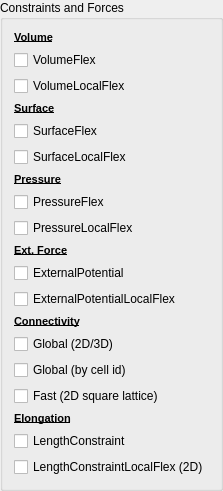
     <widget class="QGroupBox" name="groupBox_2">
      <property name="title">
       <string>Constraints and Forces</string>
      </property>
      <layout class="QVBoxLayout" name="verticalLayout_13">
       <item>
        <widget class="QLabel" name="label_40">
         <property name="text">
          <string>&lt;!DOCTYPE HTML PUBLIC &quot;-//W3C//DTD HTML 4.0//EN&quot; &quot;http://www.w3.org/TR/REC-html40/strict.dtd&quot;&gt;
&lt;html&gt;&lt;head&gt;&lt;meta name=&quot;qrichtext&quot; content=&quot;1&quot; /&gt;&lt;style type=&quot;text/css&quot;&gt;
p, li { white-space: pre-wrap; }
&lt;/style&gt;&lt;/head&gt;&lt;body style=&quot; font-family:'MS Shell Dlg 2'; font-size:8.25pt; font-weight:400; font-style:normal;&quot;&gt;
&lt;p style=&quot; margin-top:0px; margin-bottom:0px; margin-left:0px; margin-right:0px; -qt-block-indent:0; text-indent:0px;&quot;&gt;&lt;span style=&quot; font-size:8pt; font-weight:600; text-decoration: underline;&quot;&gt;Volume&lt;/span&gt;&lt;/p&gt;&lt;/body&gt;&lt;/html&gt;</string>
         </property>
        </widget>
       </item>
       <item>
        <widget class="QCheckBox" name="volumeFlexCHB">
         <property name="toolTip">
          <string>&lt;!DOCTYPE HTML PUBLIC &quot;-//W3C//DTD HTML 4.0//EN&quot; &quot;http://www.w3.org/TR/REC-html40/strict.dtd&quot;&gt;
&lt;html&gt;&lt;head&gt;&lt;meta name=&quot;qrichtext&quot; content=&quot;1&quot; /&gt;&lt;style type=&quot;text/css&quot;&gt;
p, li { white-space: pre-wrap; }
&lt;/style&gt;&lt;/head&gt;&lt;body style=&quot; font-family:'MS Shell Dlg 2'; font-size:8.25pt; font-weight:400; font-style:normal;&quot;&gt;
&lt;p style=&quot; margin-top:0px; margin-bottom:0px; margin-left:0px; margin-right:0px; -qt-block-indent:0; text-indent:0px;&quot;&gt;&lt;span style=&quot; font-size:8pt;&quot;&gt;Volume constraint energy term. E=Lambda*(v-V&lt;/span&gt;&lt;span style=&quot; font-size:8pt; vertical-align:sub;&quot;&gt;T&lt;/span&gt;&lt;span style=&quot; font-size:8pt;&quot;&gt;)&lt;/span&gt;&lt;span style=&quot; font-size:8pt; vertical-align:super;&quot;&gt;2 &lt;/span&gt;&lt;span style=&quot; font-size:8pt;&quot;&gt;. &lt;/span&gt;&lt;/p&gt;
&lt;p style=&quot; margin-top:0px; margin-bottom:0px; margin-left:0px; margin-right:0px; -qt-block-indent:0; text-indent:0px;&quot;&gt;&lt;span style=&quot; font-size:8pt;&quot;&gt;Lambda and V&lt;/span&gt;&lt;span style=&quot; font-size:8pt; vertical-align:sub;&quot;&gt;T &lt;/span&gt;&lt;span style=&quot; font-size:8pt;&quot;&gt;are&lt;/span&gt;&lt;span style=&quot; font-size:8pt; vertical-align:super;&quot;&gt; &lt;/span&gt;&lt;span style=&quot; font-size:8pt;&quot;&gt;specified for each cell type separately&lt;/span&gt;&lt;/p&gt;&lt;/body&gt;&lt;/html&gt;</string>
         </property>
         <property name="text">
          <string>VolumeFlex</string>
         </property>
        </widget>
       </item>
       <item>
        <widget class="QCheckBox" name="volumeLocalFlexCHB">
         <property name="toolTip">
          <string>&lt;!DOCTYPE HTML PUBLIC &quot;-//W3C//DTD HTML 4.0//EN&quot; &quot;http://www.w3.org/TR/REC-html40/strict.dtd&quot;&gt;
&lt;html&gt;&lt;head&gt;&lt;meta name=&quot;qrichtext&quot; content=&quot;1&quot; /&gt;&lt;style type=&quot;text/css&quot;&gt;
p, li { white-space: pre-wrap; }
&lt;/style&gt;&lt;/head&gt;&lt;body style=&quot; font-family:'MS Shell Dlg 2'; font-size:8.25pt; font-weight:400; font-style:normal;&quot;&gt;
&lt;p style=&quot; margin-top:0px; margin-bottom:0px; margin-left:0px; margin-right:0px; -qt-block-indent:0; text-indent:0px;&quot;&gt;&lt;span style=&quot; font-size:8pt;&quot;&gt;Volume constraint energy term. E=Lambda*(v-V&lt;/span&gt;&lt;span style=&quot; font-size:8pt; vertical-align:sub;&quot;&gt;T&lt;/span&gt;&lt;span style=&quot; font-size:8pt;&quot;&gt;)&lt;/span&gt;&lt;span style=&quot; font-size:8pt; vertical-align:super;&quot;&gt;2 &lt;/span&gt;&lt;span style=&quot; font-size:8pt;&quot;&gt;.&lt;/span&gt;&lt;/p&gt;
&lt;p style=&quot; margin-top:0px; margin-bottom:0px; margin-left:0px; margin-right:0px; -qt-block-indent:0; text-indent:0px;&quot;&gt;&lt;span style=&quot; font-size:8pt;&quot;&gt; Lambda and V&lt;/span&gt;&lt;span style=&quot; font-size:8pt; vertical-align:sub;&quot;&gt;T &lt;/span&gt;&lt;span style=&quot; font-size:8pt;&quot;&gt;are&lt;/span&gt;&lt;span style=&quot; font-size:8pt; vertical-align:super;&quot;&gt; &lt;/span&gt;&lt;span style=&quot; font-size:8pt;&quot;&gt;specified for each cell separately. Lambda and target volume are specified in Python.&lt;/span&gt;&lt;/p&gt;&lt;/body&gt;&lt;/html&gt;</string>
         </property>
         <property name="text">
          <string>VolumeLocalFlex</string>
         </property>
        </widget>
       </item>
       <item>
        <widget class="QLabel" name="label_41">
         <property name="text">
          <string>&lt;!DOCTYPE HTML PUBLIC &quot;-//W3C//DTD HTML 4.0//EN&quot; &quot;http://www.w3.org/TR/REC-html40/strict.dtd&quot;&gt;
&lt;html&gt;&lt;head&gt;&lt;meta name=&quot;qrichtext&quot; content=&quot;1&quot; /&gt;&lt;style type=&quot;text/css&quot;&gt;
p, li { white-space: pre-wrap; }
&lt;/style&gt;&lt;/head&gt;&lt;body style=&quot; font-family:'MS Shell Dlg 2'; font-size:8.25pt; font-weight:400; font-style:normal;&quot;&gt;
&lt;p style=&quot; margin-top:0px; margin-bottom:0px; margin-left:0px; margin-right:0px; -qt-block-indent:0; text-indent:0px;&quot;&gt;&lt;span style=&quot; font-size:8pt; font-weight:600; text-decoration: underline;&quot;&gt;Surface&lt;/span&gt;&lt;/p&gt;&lt;/body&gt;&lt;/html&gt;</string>
         </property>
        </widget>
       </item>
       <item>
        <widget class="QCheckBox" name="surfaceFlexCHB">
         <property name="toolTip">
          <string>&lt;!DOCTYPE HTML PUBLIC &quot;-//W3C//DTD HTML 4.0//EN&quot; &quot;http://www.w3.org/TR/REC-html40/strict.dtd&quot;&gt;
&lt;html&gt;&lt;head&gt;&lt;meta name=&quot;qrichtext&quot; content=&quot;1&quot; /&gt;&lt;style type=&quot;text/css&quot;&gt;
p, li { white-space: pre-wrap; }
&lt;/style&gt;&lt;/head&gt;&lt;body style=&quot; font-family:'MS Shell Dlg 2'; font-size:8.25pt; font-weight:400; font-style:normal;&quot;&gt;
&lt;p style=&quot; margin-top:0px; margin-bottom:0px; margin-left:0px; margin-right:0px; -qt-block-indent:0; text-indent:0px;&quot;&gt;&lt;span style=&quot; font-size:8pt;&quot;&gt;Surface constraint energy term. E=Lambda*(s-S&lt;/span&gt;&lt;span style=&quot; font-size:8pt; vertical-align:sub;&quot;&gt;T&lt;/span&gt;&lt;span style=&quot; font-size:8pt;&quot;&gt;)&lt;/span&gt;&lt;span style=&quot; font-size:8pt; vertical-align:super;&quot;&gt;2 &lt;/span&gt;&lt;span style=&quot; font-size:8pt;&quot;&gt;. &lt;/span&gt;&lt;/p&gt;
&lt;p style=&quot; margin-top:0px; margin-bottom:0px; margin-left:0px; margin-right:0px; -qt-block-indent:0; text-indent:0px;&quot;&gt;&lt;span style=&quot; font-size:8pt;&quot;&gt;Lambda and S&lt;/span&gt;&lt;span style=&quot; font-size:8pt; vertical-align:sub;&quot;&gt;T &lt;/span&gt;&lt;span style=&quot; font-size:8pt;&quot;&gt;are&lt;/span&gt;&lt;span style=&quot; font-size:8pt; vertical-align:super;&quot;&gt; &lt;/span&gt;&lt;span style=&quot; font-size:8pt;&quot;&gt;specified for each cell type separately&lt;/span&gt;&lt;/p&gt;&lt;/body&gt;&lt;/html&gt;</string>
         </property>
         <property name="text">
          <string>SurfaceFlex</string>
         </property>
        </widget>
       </item>
       <item>
        <widget class="QCheckBox" name="surfaceLocalFlexCHB">
         <property name="toolTip">
          <string>&lt;!DOCTYPE HTML PUBLIC &quot;-//W3C//DTD HTML 4.0//EN&quot; &quot;http://www.w3.org/TR/REC-html40/strict.dtd&quot;&gt;
&lt;html&gt;&lt;head&gt;&lt;meta name=&quot;qrichtext&quot; content=&quot;1&quot; /&gt;&lt;style type=&quot;text/css&quot;&gt;
p, li { white-space: pre-wrap; }
&lt;/style&gt;&lt;/head&gt;&lt;body style=&quot; font-family:'MS Shell Dlg 2'; font-size:8.25pt; font-weight:400; font-style:normal;&quot;&gt;
&lt;p style=&quot; margin-top:0px; margin-bottom:0px; margin-left:0px; margin-right:0px; -qt-block-indent:0; text-indent:0px;&quot;&gt;&lt;span style=&quot; font-size:8pt;&quot;&gt;Surface constraint energy term. E=Lambda*(s-S&lt;/span&gt;&lt;span style=&quot; font-size:8pt; vertical-align:sub;&quot;&gt;T&lt;/span&gt;&lt;span style=&quot; font-size:8pt;&quot;&gt;)&lt;/span&gt;&lt;span style=&quot; font-size:8pt; vertical-align:super;&quot;&gt;2 &lt;/span&gt;&lt;span style=&quot; font-size:8pt;&quot;&gt;. &lt;/span&gt;&lt;/p&gt;
&lt;p style=&quot; margin-top:0px; margin-bottom:0px; margin-left:0px; margin-right:0px; -qt-block-indent:0; text-indent:0px;&quot;&gt;&lt;span style=&quot; font-size:8pt;&quot;&gt;Lambda and S&lt;/span&gt;&lt;span style=&quot; font-size:8pt; vertical-align:sub;&quot;&gt;T &lt;/span&gt;&lt;span style=&quot; font-size:8pt;&quot;&gt;are&lt;/span&gt;&lt;span style=&quot; font-size:8pt; vertical-align:super;&quot;&gt; &lt;/span&gt;&lt;span style=&quot; font-size:8pt;&quot;&gt;specified for each cell separately. Lambda and target surface are specified in Python.&lt;/span&gt;&lt;/p&gt;&lt;/body&gt;&lt;/html&gt;</string>
         </property>
         <property name="text">
          <string>SurfaceLocalFlex</string>
         </property>
        </widget>
       </item>
       <item>
        <widget class="QLabel" name="label_46">
         <property name="text">
          <string>&lt;!DOCTYPE HTML PUBLIC &quot;-//W3C//DTD HTML 4.0//EN&quot; &quot;http://www.w3.org/TR/REC-html40/strict.dtd&quot;&gt;
&lt;html&gt;&lt;head&gt;&lt;meta name=&quot;qrichtext&quot; content=&quot;1&quot; /&gt;&lt;style type=&quot;text/css&quot;&gt;
p, li { white-space: pre-wrap; }
&lt;/style&gt;&lt;/head&gt;&lt;body style=&quot; font-family:'MS Shell Dlg 2'; font-size:8pt; font-weight:400; font-style:normal;&quot;&gt;
&lt;p style=&quot; margin-top:0px; margin-bottom:0px; margin-left:0px; margin-right:0px; -qt-block-indent:0; text-indent:0px;&quot;&gt;&lt;span style=&quot; font-weight:600; text-decoration: underline;&quot;&gt;Pressure&lt;/span&gt;&lt;/p&gt;&lt;/body&gt;&lt;/html&gt;</string>
         </property>
        </widget>
       </item>
       <item>
        <widget class="QCheckBox" name="pressureFlexCHB">
         <property name="enabled">
          <bool>true</bool>
         </property>
         <property name="cursor">
          <cursorShape>ArrowCursor</cursorShape>
         </property>
         <property name="toolTip">
          <string>&lt;!DOCTYPE HTML PUBLIC &quot;-//W3C//DTD HTML 4.0//EN&quot; &quot;http://www.w3.org/TR/REC-html40/strict.dtd&quot;&gt;
&lt;html&gt;&lt;head&gt;&lt;meta name=&quot;qrichtext&quot; content=&quot;1&quot; /&gt;&lt;style type=&quot;text/css&quot;&gt;
p, li { white-space: pre-wrap; }
&lt;/style&gt;&lt;/head&gt;&lt;body style=&quot; font-family:'MS Shell Dlg 2'; font-size:8pt; font-weight:400; font-style:normal;&quot;&gt;
&lt;p style=&quot; margin-top:0px; margin-bottom:0px; margin-left:0px; margin-right:0px; -qt-block-indent:0; text-indent:0px;&quot;&gt;Volume constraint energy term. E= - p * V&lt;span style=&quot; vertical-align:super;&quot;&gt; &lt;/span&gt;. &lt;/p&gt;
&lt;p style=&quot; margin-top:0px; margin-bottom:0px; margin-left:0px; margin-right:0px; -qt-block-indent:0; text-indent:0px;&quot;&gt;p is &lt;span style=&quot; vertical-align:super;&quot;&gt; &lt;/span&gt;specified for each cell type separately&lt;/p&gt;&lt;/body&gt;&lt;/html&gt;</string>
         </property>
         <property name="text">
          <string>PressureFlex</string>
         </property>
        </widget>
       </item>
       <item>
        <widget class="QCheckBox" name="pressureLocalFlexCHB">
         <property name="enabled">
          <bool>true</bool>
         </property>
         <property name="toolTip">
          <string>&lt;!DOCTYPE HTML PUBLIC &quot;-//W3C//DTD HTML 4.0//EN&quot; &quot;http://www.w3.org/TR/REC-html40/strict.dtd&quot;&gt;
&lt;html&gt;&lt;head&gt;&lt;meta name=&quot;qrichtext&quot; content=&quot;1&quot; /&gt;&lt;style type=&quot;text/css&quot;&gt;
p, li { white-space: pre-wrap; }
&lt;/style&gt;&lt;/head&gt;&lt;body style=&quot; font-family:'MS Shell Dlg 2'; font-size:8pt; font-weight:400; font-style:normal;&quot;&gt;
&lt;p style=&quot; margin-top:0px; margin-bottom:0px; margin-left:0px; margin-right:0px; -qt-block-indent:0; text-indent:0px;&quot;&gt;Volume constraint energy term. E= - p * V.&lt;/p&gt;
&lt;p style=&quot; margin-top:0px; margin-bottom:0px; margin-left:0px; margin-right:0px; -qt-block-indent:0; text-indent:0px;&quot;&gt; p is&lt;span style=&quot; vertical-align:super;&quot;&gt; &lt;/span&gt;specified for each cell separately. p is specified in Python.&lt;/p&gt;&lt;/body&gt;&lt;/html&gt;</string>
         </property>
         <property name="text">
          <string>PressureLocalFlex</string>
         </property>
        </widget>
       </item>
       <item>
        <widget class="QLabel" name="label_42">
         <property name="text">
          <string>&lt;!DOCTYPE HTML PUBLIC &quot;-//W3C//DTD HTML 4.0//EN&quot; &quot;http://www.w3.org/TR/REC-html40/strict.dtd&quot;&gt;
&lt;html&gt;&lt;head&gt;&lt;meta name=&quot;qrichtext&quot; content=&quot;1&quot; /&gt;&lt;style type=&quot;text/css&quot;&gt;
p, li { white-space: pre-wrap; }
&lt;/style&gt;&lt;/head&gt;&lt;body style=&quot; font-family:'MS Shell Dlg 2'; font-size:8.25pt; font-weight:400; font-style:normal;&quot;&gt;
&lt;p style=&quot; margin-top:0px; margin-bottom:0px; margin-left:0px; margin-right:0px; -qt-block-indent:0; text-indent:0px;&quot;&gt;&lt;span style=&quot; font-size:8pt; font-weight:600; text-decoration: underline;&quot;&gt;Ext. Force&lt;/span&gt;&lt;/p&gt;&lt;/body&gt;&lt;/html&gt;</string>
         </property>
        </widget>
       </item>
       <item>
        <widget class="QCheckBox" name="extPotCHB">
         <property name="toolTip">
          <string>&lt;!DOCTYPE HTML PUBLIC &quot;-//W3C//DTD HTML 4.0//EN&quot; &quot;http://www.w3.org/TR/REC-html40/strict.dtd&quot;&gt;
&lt;html&gt;&lt;head&gt;&lt;meta name=&quot;qrichtext&quot; content=&quot;1&quot; /&gt;&lt;style type=&quot;text/css&quot;&gt;
p, li { white-space: pre-wrap; }
&lt;/style&gt;&lt;/head&gt;&lt;body style=&quot; font-family:'MS Shell Dlg 2'; font-size:8.25pt; font-weight:400; font-style:normal;&quot;&gt;
&lt;p style=&quot; margin-top:0px; margin-bottom:0px; margin-left:0px; margin-right:0px; -qt-block-indent:0; text-indent:0px;&quot;&gt;&lt;span style=&quot; font-size:8pt;&quot;&gt;Energy term emulating force applied to cells. Force components are specified for cell types.&lt;/span&gt;&lt;/p&gt;&lt;/body&gt;&lt;/html&gt;</string>
         </property>
         <property name="text">
          <string>ExternalPotential</string>
         </property>
        </widget>
       </item>
       <item>
        <widget class="QCheckBox" name="extPotLocalFlexCHB">
         <property name="toolTip">
          <string>&lt;!DOCTYPE HTML PUBLIC &quot;-//W3C//DTD HTML 4.0//EN&quot; &quot;http://www.w3.org/TR/REC-html40/strict.dtd&quot;&gt;
&lt;html&gt;&lt;head&gt;&lt;meta name=&quot;qrichtext&quot; content=&quot;1&quot; /&gt;&lt;style type=&quot;text/css&quot;&gt;
p, li { white-space: pre-wrap; }
&lt;/style&gt;&lt;/head&gt;&lt;body style=&quot; font-family:'MS Shell Dlg 2'; font-size:8.25pt; font-weight:400; font-style:normal;&quot;&gt;
&lt;p style=&quot; margin-top:0px; margin-bottom:0px; margin-left:0px; margin-right:0px; -qt-block-indent:0; text-indent:0px;&quot;&gt;&lt;span style=&quot; font-size:8pt;&quot;&gt;Energy term emulating force applied to cells. &lt;/span&gt;&lt;/p&gt;
&lt;p style=&quot; margin-top:0px; margin-bottom:0px; margin-left:0px; margin-right:0px; -qt-block-indent:0; text-indent:0px;&quot;&gt;&lt;span style=&quot; font-size:8pt;&quot;&gt;Force components are specified (in Python) for each cell individuelly&lt;/span&gt;&lt;/p&gt;&lt;/body&gt;&lt;/html&gt;</string>
         </property>
         <property name="text">
          <string>ExternalPotentialLocalFlex</string>
         </property>
        </widget>
       </item>
       <item>
        <widget class="QLabel" name="label_43">
         <property name="text">
          <string>&lt;!DOCTYPE HTML PUBLIC &quot;-//W3C//DTD HTML 4.0//EN&quot; &quot;http://www.w3.org/TR/REC-html40/strict.dtd&quot;&gt;
&lt;html&gt;&lt;head&gt;&lt;meta name=&quot;qrichtext&quot; content=&quot;1&quot; /&gt;&lt;style type=&quot;text/css&quot;&gt;
p, li { white-space: pre-wrap; }
&lt;/style&gt;&lt;/head&gt;&lt;body style=&quot; font-family:'MS Shell Dlg 2'; font-size:8.25pt; font-weight:400; font-style:normal;&quot;&gt;
&lt;p style=&quot; margin-top:0px; margin-bottom:0px; margin-left:0px; margin-right:0px; -qt-block-indent:0; text-indent:0px;&quot;&gt;&lt;span style=&quot; font-size:8pt; font-weight:600; text-decoration: underline;&quot;&gt;Connectivity&lt;/span&gt;&lt;/p&gt;&lt;/body&gt;&lt;/html&gt;</string>
         </property>
        </widget>
       </item>
       <item>
        <widget class="QCheckBox" name="connectGlobalCHB">
         <property name="toolTip">
          <string>&lt;!DOCTYPE HTML PUBLIC &quot;-//W3C//DTD HTML 4.0//EN&quot; &quot;http://www.w3.org/TR/REC-html40/strict.dtd&quot;&gt;
&lt;html&gt;&lt;head&gt;&lt;meta name=&quot;qrichtext&quot; content=&quot;1&quot; /&gt;&lt;style type=&quot;text/css&quot;&gt;
p, li { white-space: pre-wrap; }
&lt;/style&gt;&lt;/head&gt;&lt;body style=&quot; font-family:'MS Shell Dlg 2'; font-size:8.25pt; font-weight:400; font-style:normal;&quot;&gt;
&lt;p style=&quot; margin-top:0px; margin-bottom:0px; margin-left:0px; margin-right:0px; -qt-block-indent:0; text-indent:0px;&quot;&gt;&lt;span style=&quot; font-size:8pt;&quot;&gt;Energy term which adds high penalty to change of energy when cells are about to fragment. &lt;/span&gt;&lt;/p&gt;
&lt;p style=&quot; margin-top:0px; margin-bottom:0px; margin-left:0px; margin-right:0px; -qt-block-indent:0; text-indent:0px;&quot;&gt;&lt;span style=&quot; font-size:8pt;&quot;&gt;It ensures that cells remain connected . &lt;/span&gt;&lt;/p&gt;
&lt;p style=&quot; margin-top:0px; margin-bottom:0px; margin-left:0px; margin-right:0px; -qt-block-indent:0; text-indent:0px;&quot;&gt;&lt;span style=&quot; font-size:8pt;&quot;&gt;Works in 2D and 3D and on square and hex lattice. Energy penalty specifications are on a per-cell type basis.&lt;/span&gt;&lt;/p&gt;&lt;/body&gt;&lt;/html&gt;</string>
         </property>
         <property name="text">
          <string>Global (2D/3D)</string>
         </property>
        </widget>
       </item>
       <item>
        <widget class="QCheckBox" name="connectGlobalByIdCHB">
         <property name="toolTip">
          <string>&lt;!DOCTYPE HTML PUBLIC &quot;-//W3C//DTD HTML 4.0//EN&quot; &quot;http://www.w3.org/TR/REC-html40/strict.dtd&quot;&gt;
&lt;html&gt;&lt;head&gt;&lt;meta name=&quot;qrichtext&quot; content=&quot;1&quot; /&gt;&lt;style type=&quot;text/css&quot;&gt;
p, li { white-space: pre-wrap; }
&lt;/style&gt;&lt;/head&gt;&lt;body style=&quot; font-family:'MS Shell Dlg 2'; font-size:8.25pt; font-weight:400; font-style:normal;&quot;&gt;
&lt;p style=&quot; margin-top:0px; margin-bottom:0px; margin-left:0px; margin-right:0px; -qt-block-indent:0; text-indent:0px;&quot;&gt;&lt;span style=&quot; font-size:8pt;&quot;&gt;Energy term which adds high penalty to change of energy when cells are about to fragment. &lt;/span&gt;&lt;/p&gt;
&lt;p style=&quot; margin-top:0px; margin-bottom:0px; margin-left:0px; margin-right:0px; -qt-block-indent:0; text-indent:0px;&quot;&gt;&lt;span style=&quot; font-size:8pt;&quot;&gt;It ensures that cells remain connected. &lt;/span&gt;&lt;/p&gt;
&lt;p style=&quot; margin-top:0px; margin-bottom:0px; margin-left:0px; margin-right:0px; -qt-block-indent:0; text-indent:0px;&quot;&gt;&lt;span style=&quot; font-size:8pt;&quot;&gt;Works in 2D and 3D and on square and hex lattice. Energy penalty specifications are on a per-cell basis and thus require Python scripting.&lt;/span&gt;&lt;/p&gt;&lt;/body&gt;&lt;/html&gt;</string>
         </property>
         <property name="text">
          <string>Global (by cell id)</string>
         </property>
        </widget>
       </item>
       <item>
        <widget class="QCheckBox" name="connect2DCHB">
         <property name="toolTip">
          <string>&lt;!DOCTYPE HTML PUBLIC &quot;-//W3C//DTD HTML 4.0//EN&quot; &quot;http://www.w3.org/TR/REC-html40/strict.dtd&quot;&gt;
&lt;html&gt;&lt;head&gt;&lt;meta name=&quot;qrichtext&quot; content=&quot;1&quot; /&gt;&lt;style type=&quot;text/css&quot;&gt;
p, li { white-space: pre-wrap; }
&lt;/style&gt;&lt;/head&gt;&lt;body style=&quot; font-family:'MS Shell Dlg 2'; font-size:8.25pt; font-weight:400; font-style:normal;&quot;&gt;
&lt;p style=&quot; margin-top:0px; margin-bottom:0px; margin-left:0px; margin-right:0px; -qt-block-indent:0; text-indent:0px;&quot;&gt;&lt;span style=&quot; font-size:8pt;&quot;&gt;Energy term which adds high penalty to change of energy when cells are about to fragment. It ensures that cells remain connected. &lt;/span&gt;&lt;/p&gt;
&lt;p style=&quot; margin-top:0px; margin-bottom:0px; margin-left:0px; margin-right:0px; -qt-block-indent:0; text-indent:0px;&quot;&gt;&lt;span style=&quot; font-size:8pt;&quot;&gt;Works only in  2D on square. Energy penalty specification is global for all cells. &lt;/span&gt;&lt;/p&gt;
&lt;p style=&quot; margin-top:0px; margin-bottom:0px; margin-left:0px; margin-right:0px; -qt-block-indent:0; text-indent:0px;&quot;&gt;&lt;span style=&quot; font-size:8pt;&quot;&gt;There is a more flexible version of this plugin which allows specification of penalties on a per-cell basis it is called ConnectivityLocalFlex and reuqires Python scripting&lt;/span&gt;&lt;/p&gt;&lt;/body&gt;&lt;/html&gt;</string>
         </property>
         <property name="text">
          <string>Fast (2D square lattice)</string>
         </property>
        </widget>
       </item>
       <item>
        <widget class="QLabel" name="label_45">
         <property name="text">
          <string>&lt;!DOCTYPE HTML PUBLIC &quot;-//W3C//DTD HTML 4.0//EN&quot; &quot;http://www.w3.org/TR/REC-html40/strict.dtd&quot;&gt;
&lt;html&gt;&lt;head&gt;&lt;meta name=&quot;qrichtext&quot; content=&quot;1&quot; /&gt;&lt;style type=&quot;text/css&quot;&gt;
p, li { white-space: pre-wrap; }
&lt;/style&gt;&lt;/head&gt;&lt;body style=&quot; font-family:'MS Shell Dlg 2'; font-size:8.25pt; font-weight:400; font-style:normal;&quot;&gt;
&lt;p style=&quot; margin-top:0px; margin-bottom:0px; margin-left:0px; margin-right:0px; -qt-block-indent:0; text-indent:0px;&quot;&gt;&lt;span style=&quot; font-size:8pt; font-weight:600; text-decoration: underline;&quot;&gt;Elongation&lt;/span&gt;&lt;/p&gt;&lt;/body&gt;&lt;/html&gt;</string>
         </property>
        </widget>
       </item>
       <item>
        <widget class="QCheckBox" name="lengthConstraintCHB">
         <property name="toolTip">
          <string>&lt;!DOCTYPE HTML PUBLIC &quot;-//W3C//DTD HTML 4.0//EN&quot; &quot;http://www.w3.org/TR/REC-html40/strict.dtd&quot;&gt;
&lt;html&gt;&lt;head&gt;&lt;meta name=&quot;qrichtext&quot; content=&quot;1&quot; /&gt;&lt;style type=&quot;text/css&quot;&gt;
p, li { white-space: pre-wrap; }
&lt;/style&gt;&lt;/head&gt;&lt;body style=&quot; font-family:'MS Shell Dlg 2'; font-size:8.25pt; font-weight:400; font-style:normal;&quot;&gt;
&lt;p style=&quot; margin-top:0px; margin-bottom:0px; margin-left:0px; margin-right:0px; -qt-block-indent:0; text-indent:0px;&quot;&gt;&lt;span style=&quot; font-size:8pt;&quot;&gt;Energy term which favors pixel copies that elongate cells according to specified paramters.&lt;/span&gt;&lt;/p&gt;
&lt;p style=&quot; margin-top:0px; margin-bottom:0px; margin-left:0px; margin-right:0px; -qt-block-indent:0; text-indent:0px;&quot;&gt;&lt;span style=&quot; font-size:8pt;&quot;&gt;This constraint often requires connectivity constraint for large cell elongations.&lt;/span&gt;&lt;/p&gt;
&lt;p style=&quot; margin-top:0px; margin-bottom:0px; margin-left:0px; margin-right:0px; -qt-block-indent:0; text-indent:0px;&quot;&gt;&lt;span style=&quot; font-size:8pt;&quot;&gt;Parameter specifications are on per-cell type basis.&lt;/span&gt;&lt;/p&gt;&lt;/body&gt;&lt;/html&gt;</string>
         </property>
         <property name="text">
          <string>LengthConstraint</string>
         </property>
        </widget>
       </item>
       <item>
        <widget class="QCheckBox" name="lengthConstraintLocalFlexCHB">
         <property name="toolTip">
          <string>&lt;!DOCTYPE HTML PUBLIC &quot;-//W3C//DTD HTML 4.0//EN&quot; &quot;http://www.w3.org/TR/REC-html40/strict.dtd&quot;&gt;
&lt;html&gt;&lt;head&gt;&lt;meta name=&quot;qrichtext&quot; content=&quot;1&quot; /&gt;&lt;style type=&quot;text/css&quot;&gt;
p, li { white-space: pre-wrap; }
&lt;/style&gt;&lt;/head&gt;&lt;body style=&quot; font-family:'MS Shell Dlg 2'; font-size:8.25pt; font-weight:400; font-style:normal;&quot;&gt;
&lt;p style=&quot; margin-top:0px; margin-bottom:0px; margin-left:0px; margin-right:0px; -qt-block-indent:0; text-indent:0px;&quot;&gt;&lt;span style=&quot; font-size:8pt;&quot;&gt;Energy term which favors pixel copies that elongate cells according to specified paramters.&lt;/span&gt;&lt;/p&gt;
&lt;p style=&quot; margin-top:0px; margin-bottom:0px; margin-left:0px; margin-right:0px; -qt-block-indent:0; text-indent:0px;&quot;&gt;&lt;span style=&quot; font-size:8pt;&quot;&gt;This constraint often requires connectivity constraint for large cell elongations.&lt;/span&gt;&lt;/p&gt;
&lt;p style=&quot; margin-top:0px; margin-bottom:0px; margin-left:0px; margin-right:0px; -qt-block-indent:0; text-indent:0px;&quot;&gt;&lt;span style=&quot; font-size:8pt;&quot;&gt;Parameter specifications are on per-cell basis and require Python scripting. &lt;/span&gt;&lt;/p&gt;
&lt;p style=&quot; margin-top:0px; margin-bottom:0px; margin-left:0px; margin-right:0px; -qt-block-indent:0; text-indent:0px;&quot;&gt;&lt;span style=&quot; font-size:8pt;&quot;&gt;This energy term works only in 2D&lt;/span&gt;&lt;/p&gt;&lt;/body&gt;&lt;/html&gt;</string>
         </property>
         <property name="text">
          <string>LengthConstraintLocalFlex (2D)</string>
         </property>
        </widget>
       </item>
      </layout>
      <zorder>label_40</zorder>
      <zorder>volumeFlexCHB</zorder>
      <zorder>volumeLocalFlexCHB</zorder>
      <zorder>label_41</zorder>
      <zorder>surfaceFlexCHB</zorder>
      <zorder>surfaceLocalFlexCHB</zorder>
      <zorder>label_42</zorder>
      <zorder>extPotCHB</zorder>
      <zorder>extPotLocalFlexCHB</zorder>
      <zorder>label_43</zorder>
      <zorder>connectGlobalCHB</zorder>
      <zorder>connectGlobalByIdCHB</zorder>
      <zorder>connect2DCHB</zorder>
      <zorder>label_45</zorder>
      <zorder>lengthConstraintCHB</zorder>
      <zorder>lengthConstraintLocalFlexCHB</zorder>
      <zorder>pressureFlexCHB</zorder>
      <zorder>pressureLocalFlexCHB</zorder>
      <zorder>label_46</zorder>
      <zorder>label_6</zorder>
     </widget>
